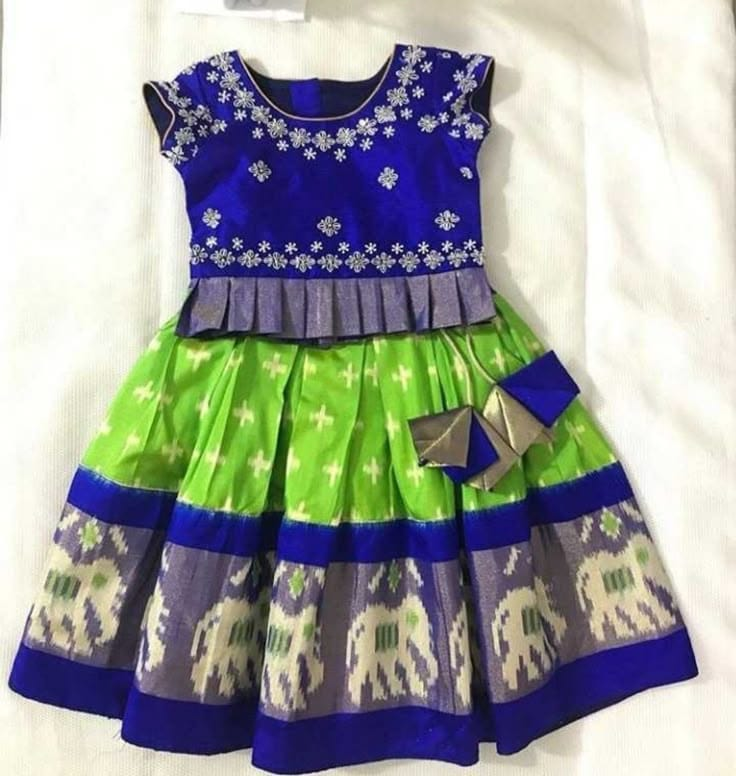
#> input picture pics/WhatsApp Image 2026-09-16 at 7.35.58 PM (1).jpeg, 736 x 776 px, found by its file name; its folder holds only this picture in this run
$ python make_atlas.py
#> lines starting #> are read from the running program, lines starting #| are printed output that depends on the picture
import os
from PIL import Image, ImageDraw, ImageFont

DIR = "pics"
W = "WhatsApp Image 2026-09-16 at "
FILES = [
    W + "7.35.58 PM (1).jpeg", W + "7.35.58 PM.jpeg", W + "7.35.59 PM (1).jpeg",
    W + "7.35.59 PM (2).jpeg", W + "7.35.59 PM.jpeg", W + "7.36.00 PM (1).jpeg",
    W + "7.36.00 PM (2).jpeg", W + "7.36.00 PM.jpeg", W + "7.36.01 PM (1).jpeg",
    W + "7.36.01 PM (2).jpeg", W + "7.36.01 PM (3).jpeg", W + "7.36.01 PM.jpeg",
    W + "7.36.02 PM (1).jpeg", W + "7.36.02 PM.jpeg", W + "7.36.03 PM (1).jpeg",
    W + "7.36.03 PM.jpeg", W + "7.36.04 PM (1).jpeg", W + "7.36.04 PM (2).jpeg",
    W + "7.36.04 PM.jpeg", W + "7.36.05 PM (1).jpeg", W + "7.36.05 PM (2).jpeg",
    W + "7.36.05 PM.jpeg", W + "7.36.06 PM (1).jpeg", W + "7.36.06 PM.jpeg",
    W + "7.36.07 PM (1).jpeg", W + "7.36.07 PM (2).jpeg", W + "7.36.07 PM (3).jpeg",
    W + "7.36.07 PM.jpeg", W + "7.36.08 PM (1).jpeg", W + "7.36.08 PM.jpeg",
    W + "7.36.09 PM (1).jpeg", W + "7.36.09 PM.jpeg", W + "7.36.10 PM (1).jpeg",
    W + "7.36.10 PM (2).jpeg", W + "7.36.10 PM (3).jpeg", W + "7.36.10 PM.jpeg",
    W + "7.36.11 PM (1).jpeg", W + "7.36.11 PM (2).jpeg", W + "7.36.11 PM.jpeg",
    W + "7.36.12 PM (1).jpeg", W + "7.36.12 PM (2).jpeg", W + "7.36.12 PM.jpeg",
    W + "7.36.13 PM (1).jpeg", W + "7.36.13 PM (2).jpeg", W + "7.36.13 PM.jpeg",
    W + "7.36.14 PM (1).jpeg", W + "7.36.14 PM (2).jpeg", W + "7.36.14 PM.jpeg",
    W + "7.36.15 PM (1).jpeg", W + "7.36.15 PM (2).jpeg", W + "7.36.15 PM.jpeg",
    W + "7.36.16 PM (1).jpeg", W + "7.36.16 PM (2).jpeg", W + "7.36.16 PM.jpeg",
    W + "7.36.17 PM (1).jpeg", W + "7.36.17 PM.jpeg", W + "7.36.18 PM (1).jpeg",
    W + "7.36.18 PM (2).jpeg", W + "7.36.18 PM.jpeg", W + "7.36.19 PM (1).jpeg",
    W + "7.36.19 PM (2).jpeg", W + "7.36.19 PM.jpeg",    W + "7.36.20 PM (1).jpeg",
    W + "7.36.20 PM (2).jpeg", W + "7.36.20 PM.jpeg", W + "7.36.21 PM (1).jpeg",
    W + "7.36.21 PM.jpeg",
]
assert len(FILES) == 67, len(FILES)

try:
    font = ImageFont.truetype("C:/Windows/Fonts/arialbd.ttf", 44)
    small = ImageFont.truetype("C:/Windows/Fonts/arial.ttf", 20)
except Exception:
    font = small = None

COLS, TW, TH, LBL = 4, 380, 480, 64
os.makedirs("tools/atlas", exist_ok=True)

def build(batch, out):
#> called with out = 'tools/atlas/atlas_1.jpg'
    rows = (len(batch) + COLS - 1) // COLS
    sheet = Image.new("RGB", (COLS * TW, rows * (TH + LBL)), (15, 15, 18))
    d = ImageDraw.Draw(sheet)
    for i, f in enumerate(batch):
        im = Image.open(os.path.join(DIR, f)).convert("RGB")
#> im is the input picture: PIL image 736x776 RGB; mean R, G, B 156.2, 159.8, 156.6
        im.thumbnail((TW - 12, TH - 12), Image.LANCZOS)
#> im: PIL image 368x388 RGB
        x = (i % COLS) * TW
        y = (i // COLS) * (TH + LBL)
        sheet.paste(im, (x + (TW - im.width) // 2, y + (TH - im.height) // 2))
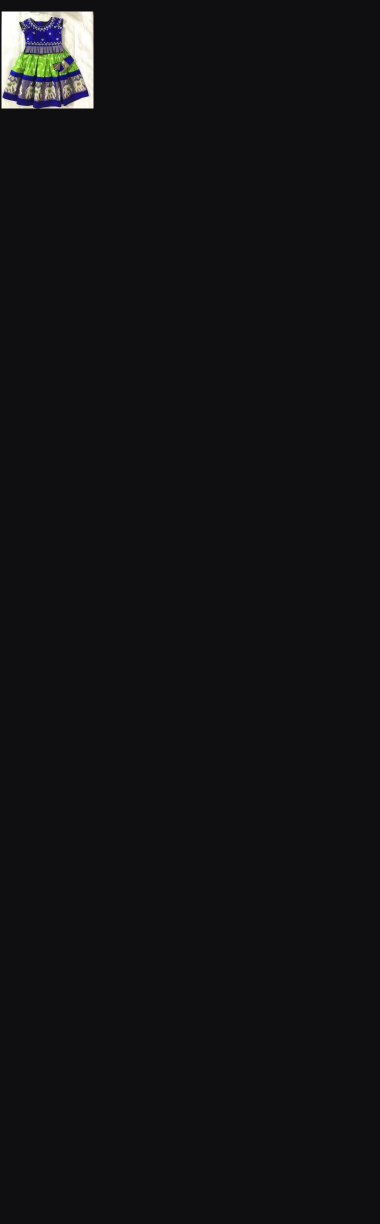
#> sheet: PIL image 1520x4896 RGB (shown at 1/4 size); mean R, G, B 17.7, 17.8, 20.7
        tag = f.replace("WhatsApp Image 2026-09-16 at ", "").replace(" PM", "").replace(".jpeg", "")
        d.rectangle([x, y + TH, x + TW, y + TH + LBL], fill=(15, 15, 18))
        d.text((x + 10, y + TH + 8), f"#{batch_start + i + 1}", fill=(255, 210, 90), font=font)
        d.text((x + 110, y + TH + 20), tag, fill=(200, 200, 200), font=small)
    sheet.save(out, quality=80)
    print(out, sheet.size)

for half in (0, 1):
    batch = FILES[half * 33:(half + 1) * 33]
    batch_start = half * 33
#> (the run stopped early here; a loop or call above may not have finished)
